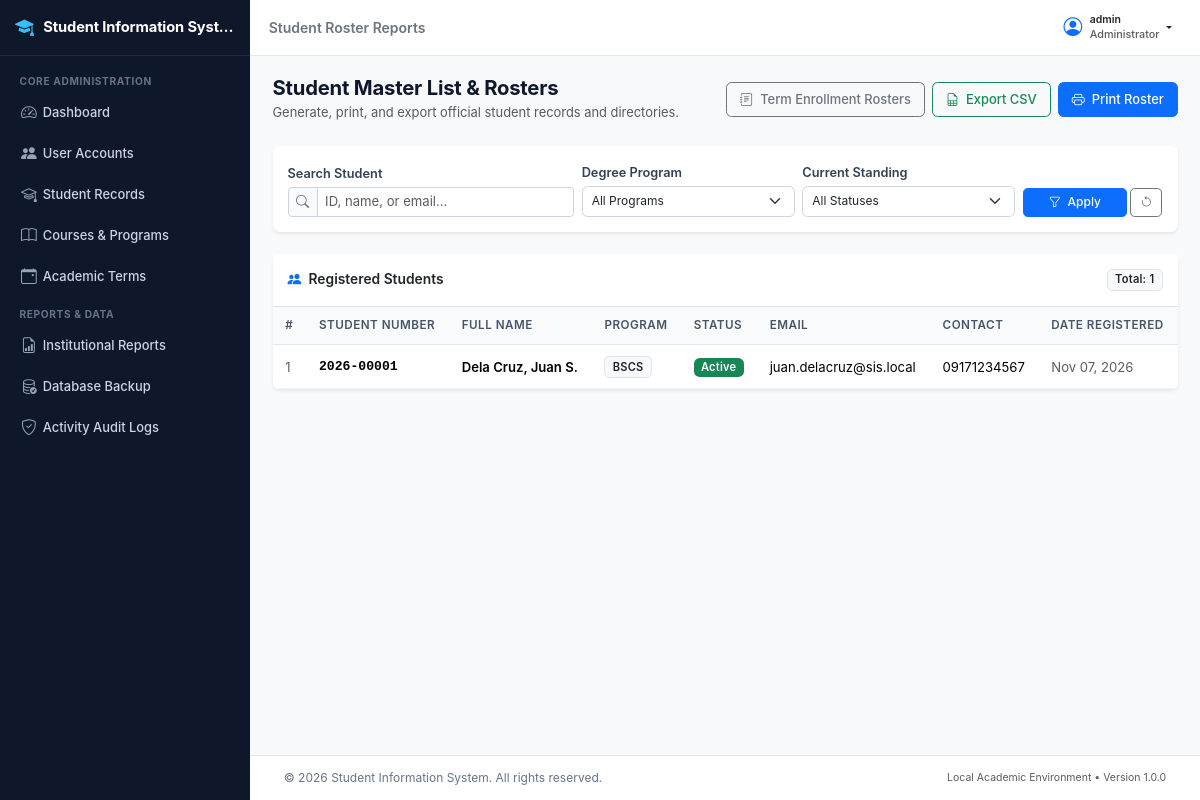
Page /registrar/reports/student-list.php (signed in) on the committed database.
### tables this page shows
CREATE TABLE `students` (
  `student_id` int(11) NOT NULL AUTO_INCREMENT,
  `student_number` varchar(20) NOT NULL,
  `user_id` int(11) DEFAULT NULL,
  `first_name` varchar(50) NOT NULL,
  `middle_name` varchar(50) DEFAULT NULL,
  `last_name` varchar(50) NOT NULL,
  `date_of_birth` date NOT NULL,
  `gender` enum('Male','Female','Other') NOT NULL,
  `civil_status` enum('Single','Married','Widowed','Separated') NOT NULL DEFAULT 'Single',
  `email` varchar(100) NOT NULL,
  `contact_number` varchar(25) NOT NULL,
  `home_address` text NOT NULL,
  `emergency_contact_name` varchar(100) NOT NULL,
  `emergency_contact_number` varchar(25) NOT NULL,
  `program_id` int(11) NOT NULL,
  `current_status` enum('Active','Inactive','Graduated','Withdrawn') NOT NULL DEFAULT 'Active',
  `created_at` datetime NOT NULL DEFAULT current_timestamp(),
  `updated_at` datetime NOT NULL DEFAULT current_timestamp() ON UPDATE current_timestamp(),
  PRIMARY KEY (`student_id`),
  UNIQUE KEY `student_number` (`student_number`),
  UNIQUE KEY `email` (`email`),
  UNIQUE KEY `user_id` (`user_id`),
  KEY `idx_students_program` (`program_id`),
  KEY `idx_students_status` (`current_status`),
  KEY `idx_students_names` (`last_name`,`first_name`),
  CONSTRAINT `fk_students_program` FOREIGN KEY (`program_id`) REFERENCES `programs` (`program_id`) ON UPDATE CASCADE,
  CONSTRAINT `fk_students_user` FOREIGN KEY (`user_id`) REFERENCES `users` (`user_id`) ON DELETE SET NULL ON UPDATE CASCADE
);

CREATE TABLE `programs` (
  `program_id` int(11) NOT NULL AUTO_INCREMENT,
  `program_code` varchar(20) NOT NULL,
  `program_name` varchar(150) NOT NULL,
  `department` varchar(100) NOT NULL,
  `status` enum('Active','Inactive') NOT NULL DEFAULT 'Active',
  `created_at` datetime NOT NULL DEFAULT current_timestamp(),
  `updated_at` datetime NOT NULL DEFAULT current_timestamp() ON UPDATE current_timestamp(),
  PRIMARY KEY (`program_id`),
  UNIQUE KEY `program_code` (`program_code`),
  KEY `idx_programs_status` (`status`)
);

### includes/functions.php (called while the page is built, shortened)
<?php
function escape($data) {
    return htmlspecialchars((string)$data, ENT_QUOTES, 'UTF-8');
}
function sanitize($data) {
    return trim((string)$data);
}
function format_date($date, $format = 'M d, Y') {
    $timestamp = strtotime($date);
    return $timestamp ? date($format, $timestamp) : 'N/A';
}

### registrar/reports/student-list.php (the view, shortened to what this page needs)
<?php
require_once __DIR__ . '/../../includes/functions.php';
$conn = db_connect();
$search = sanitize($_GET['q'] ?? '');
$program_id = isset($_GET['program_id']) && is_numeric($_GET['program_id']) ? (int)$_GET['program_id'] : 0;
$status = sanitize($_GET['status'] ?? '');
$where = ["1=1"];
$where_sql = implode(" AND ", $where);
$sql = "SELECT s.student_id, s.student_number, s.first_name, s.middle_name, s.last_name,
               s.email, s.contact_number, s.current_status, s.created_at,
               p.program_code, p.program_name
        FROM students s
        LEFT JOIN programs p ON s.program_id = p.program_id
        WHERE " . $where_sql . "
        ORDER BY s.last_name ASC, s.first_name ASC";
$stmt = mysqli_prepare($conn, $sql);
mysqli_stmt_execute($stmt);
$result = mysqli_stmt_get_result($stmt);
$total_records = mysqli_num_rows($result);
$export_params = http_build_query([
    'type' => 'students',
    'q' => $search,
    'program_id' => $program_id,
    'status' => $status
]);
require_once __DIR__ . '/../../includes/header.php';
?>
<div class="app-wrapper">
    <?php require_once __DIR__ . '/../../includes/sidebar.php'; ?>
    <div class="app-main">
        <?php require_once __DIR__ . '/../../includes/navbar.php'; ?>
        <main class="content-body">
            <div class="container-fluid px-0">
                <div class="d-flex flex-column flex-md-row justify-content-between align-items-md-center mb-4 gap-2 no-print">
                    <div>
                        <h1 class="h3 mb-1 fw-bold">Student Master List & Rosters</h1>
                        <p class="text-muted small mb-0">Generate, print, and export official student records and directories.</p>
                    </div>
                    <div class="d-flex gap-2">
                        <a href="<?php echo APP_URL; ?>/registrar/reports/enrollment-list.php" class="btn btn-outline-secondary">
                            <i class="bi bi-journal-text me-1"></i> Term Enrollment Rosters
                        </a>
                        <a href="<?php echo APP_URL; ?>/process/reports/export-csv.php?<?php echo $export_params; ?>" class="btn btn-outline-success">
                            <i class="bi bi-file-earmark-spreadsheet me-1"></i> Export CSV
                        </a>
                        <button onclick="window.print()" class="btn btn-primary">
                            <i class="bi bi-printer me-1"></i> Print Roster
                        </button>
                    </div>
                </div>
                <div class="card border-0 shadow-sm mb-4 no-print">
                    <div class="card-body p-3">
                        <form method="GET" action="" class="row g-2 align-items-end">
                            <div class="col-md-4">
                                <label class="form-label small fw-semibold mb-1">Search Student</label>
                                <div class="input-group input-group-sm">
                                    <span class="input-group-text"><i class="bi bi-search"></i></span>
                                    <input type="text" name="q" class="form-control" placeholder="ID, name, or email..." value="<?php echo escape($search); ?>">
                                </div>
                            </div>
                            <div class="col-md-3">
                                <label class="form-label small fw-semibold mb-1">Degree Program</label>
                                <select name="program_id" class="form-select form-select-sm">
                                    <option value="">All Programs</option>
                                </select>
                            </div>
                            <div class="col-md-3">
                                <label class="form-label small fw-semibold mb-1">Current Standing</label>
                                <select name="status" class="form-select form-select-sm">
                                    <option value="">All Statuses</option>
                                </select>
                            </div>
                            <div class="col-md-2 d-flex gap-1">
                                <button type="submit" class="btn btn-sm btn-primary w-100">
                                    <i class="bi bi-funnel me-1"></i> Apply
                                </button>
                                <a href="student-list.php" class="btn btn-sm btn-outline-secondary" title="Reset Filters">
                                    <i class="bi bi-arrow-counterclockwise"></i>
                                </a>
                            </div>
                        </form>
                    </div>
                </div>
                <div class="card border-0 shadow-sm">
                    <div class="card-header bg-white py-3 border-bottom d-flex justify-content-between align-items-center">
                        <h6 class="card-title mb-0 fw-semibold">
                            <i class="bi bi-people-fill me-1 text-primary"></i> Registered Students
                        </h6>
                        <span class="badge bg-light text-dark border">
                            Total: <?php echo number_format($total_records); ?>
                        </span>
                    </div>
                    <div class="table-responsive">
                        <table class="table table-hover align-middle mb-0 small">
                            <thead class="table-light">
                                <tr>
                                    <th>#</th>
                                    <th>Student Number</th>
                                    <th>Full Name</th>
                                    <th>Program</th>
                                    <th>Status</th>
                                    <th>Email</th>
                                    <th>Contact</th>
                                    <th>Date Registered</th>
                                </tr>
                            </thead>
                            <tbody>
                                <?php if ($total_records > 0): ?>
                                    <?php $i = 1; while ($row = mysqli_fetch_assoc($result)): ?>
                                        <tr>
                                            <td class="text-muted"><?php echo $i++; ?></td>
                                            <td class="fw-bold font-monospace"><?php echo escape($row['student_number']); ?></td>
                                            <td class="fw-semibold">
                                                <?php echo escape($row['last_name'] . ', ' . $row['first_name'] . ($row['middle_name'] ? ' ' . substr($row['middle_name'], 0, 1) . '.' : '')); ?>
                                            </td>
                                            <td>
                                                <span class="badge bg-light text-dark border"><?php echo escape($row['program_code']); ?></span>
                                            </td>
                                            <td>
                                                <?php
                                                $b_cls = 'bg-secondary';
                                                if ($row['current_status'] === 'Active') $b_cls = 'bg-success';
                                                elseif ($row['current_status'] === 'Inactive') $b_cls = 'bg-warning text-dark';
                                                elseif ($row['current_status'] === 'Graduated') $b_cls = 'bg-info text-dark';
                                                elseif ($row['current_status'] === 'Withdrawn') $b_cls = 'bg-danger';
                                                ?>
                                                <span class="badge <?php echo $b_cls; ?>"><?php echo escape($row['current_status']); ?></span>
                                            </td>
                                            <td><?php echo escape($row['email']); ?></td>
                                            <td><?php echo escape($row['contact_number']); ?></td>
                                            <td class="text-muted"><?php echo format_date($row['created_at']); ?></td>
                                        </tr>
                                    <?php endwhile; ?>
                                <?php endif; ?>
                            </tbody>
                        </table>
                    </div>
                </div>
            </div>
        </main>
        <?php require_once __DIR__ . '/../../includes/footer.php'; ?>

### assets/css/style.css (style rules this page uses)
:root { --sis-primary: #1e3a8a; --sis-primary-hover: #172554; --sis-secondary: #0f766e; --sis-accent: #2563eb; --sis-bg: #f8fafc; --sis-sidebar-width: 250px; --sis-header-height: 56px; --sis-text-main: #1e293b; --sis-text-muted: #64748b; --sis-border: #e2e8f0; }
html { font-size: 15px; -webkit-font-smoothing: antialiased; -moz-osx-font-smoothing: grayscale; }
body { font-family: -apple-system, BlinkMacSystemFont, "Segoe UI", Roboto, "Helvetica Neue", Arial, sans-serif; background-color: var(--sis-bg); color: var(--sis-text-main); font-size: 0.933rem; line-height: 1.55; min-height: 100vh; }
h1, .h1 { font-size: 1.45rem; font-weight: 700; color: #0f172a; }
h3, .h3 { font-size: 1.15rem; font-weight: 600; color: #0f172a; }
h6, .h6 { font-size: 0.875rem; font-weight: 600; color: #334155; }
.app-wrapper { display: flex; min-height: 100vh; }
.app-main { flex: 1; margin-left: 250px; display: flex; flex-direction: column; min-height: 100vh; min-width: 0; }
.content-body { flex: 1; padding: 1.35rem 1.5rem; min-width: 0; }
.content-body h1, .content-body .h3 { font-size: 1.35rem; font-weight: 700; color: #0f172a; letter-spacing: -0.01em; }
.content-body p.text-muted { font-size: 0.86rem; line-height: 1.45; }
.card { border-radius: 0.5rem; border-color: var(--sis-border); }
.card-header { font-size: 0.9rem; font-weight: 600; padding: 0.75rem 1rem; background-color: #ffffff; }
.card-header .card-title { font-size: 0.92rem; font-weight: 600; }
.card-body { padding: 1.15rem; }
.table { font-size: 0.875rem; margin-bottom: 0; vertical-align: middle; }
.table thead th { background-color: #f8fafc; color: #475569; font-weight: 600; font-size: 0.78rem; text-transform: uppercase; letter-spacing: 0.04em; border-bottom: 1px solid var(--sis-border); padding: 0.65rem 0.85rem; white-space: nowrap; }
.table tbody td { padding: 0.7rem 0.85rem; border-bottom: 1px solid #f1f5f9; font-size: 0.875rem; }
.table-responsive { border-radius: 0.375rem; }
.form-label { font-size: 0.85rem; font-weight: 600; color: #334155; margin-bottom: 0.3rem; }
.form-control, .form-select { font-size: 0.875rem; padding: 0.45rem 0.75rem; border-radius: 0.375rem; border-color: #cbd5e1; }
.form-control-sm, .form-select-sm { font-size: 0.8rem; padding: 0.35rem 0.6rem; }
.input-group-text { font-size: 0.85rem; padding: 0.45rem 0.7rem; background-color: #f8fafc; border-color: #cbd5e1; color: #64748b; }
.btn { font-size: 0.86rem; font-weight: 500; padding: 0.45rem 0.85rem; border-radius: 0.375rem; }
.btn-sm { font-size: 0.8rem; padding: 0.3rem 0.6rem; border-radius: 0.3125rem; }
.badge { font-size: 0.74rem; font-weight: 600; padding: 0.38em 0.65em; letter-spacing: 0.02em; }

### rows in the picture
students: student_number "2026-00001", last_name+first_name+middle_name "Dela Cruz, Juan S.", program.program_code "BSCS", current_status "Active", email "juan.delacruz@sis.local", contact_number "09171234567", created_at "Nov 07, 2026"

### other values in the picture
APP_NAME "Student Information Syst…"
$page_title "Student Roster Reports"
$auth_user['username'] "admin"
$auth_user['role_name'] "Administrator"
$total_records "1"
APP_NAME "Student Information System"
APP_VERSION "1.0.0"
